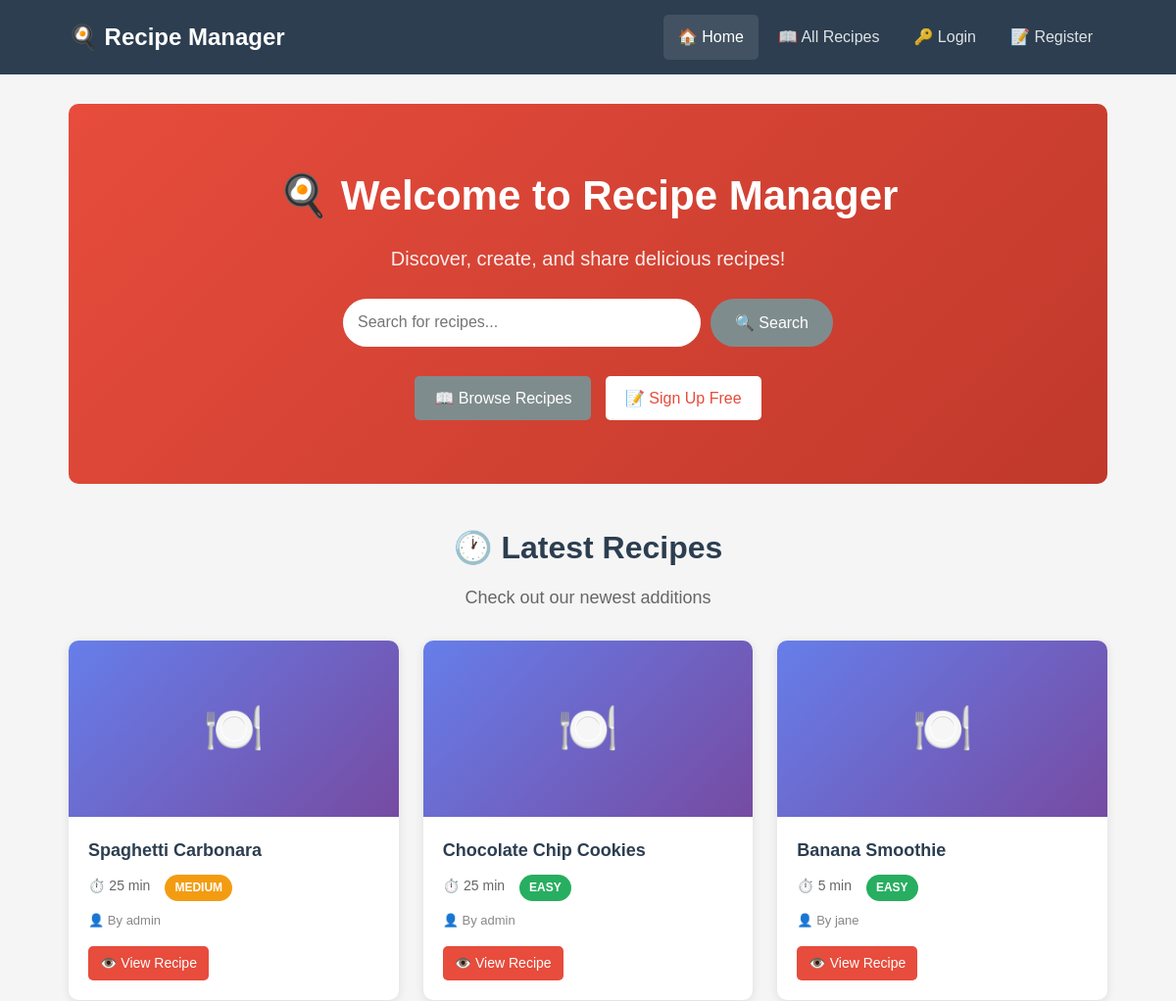
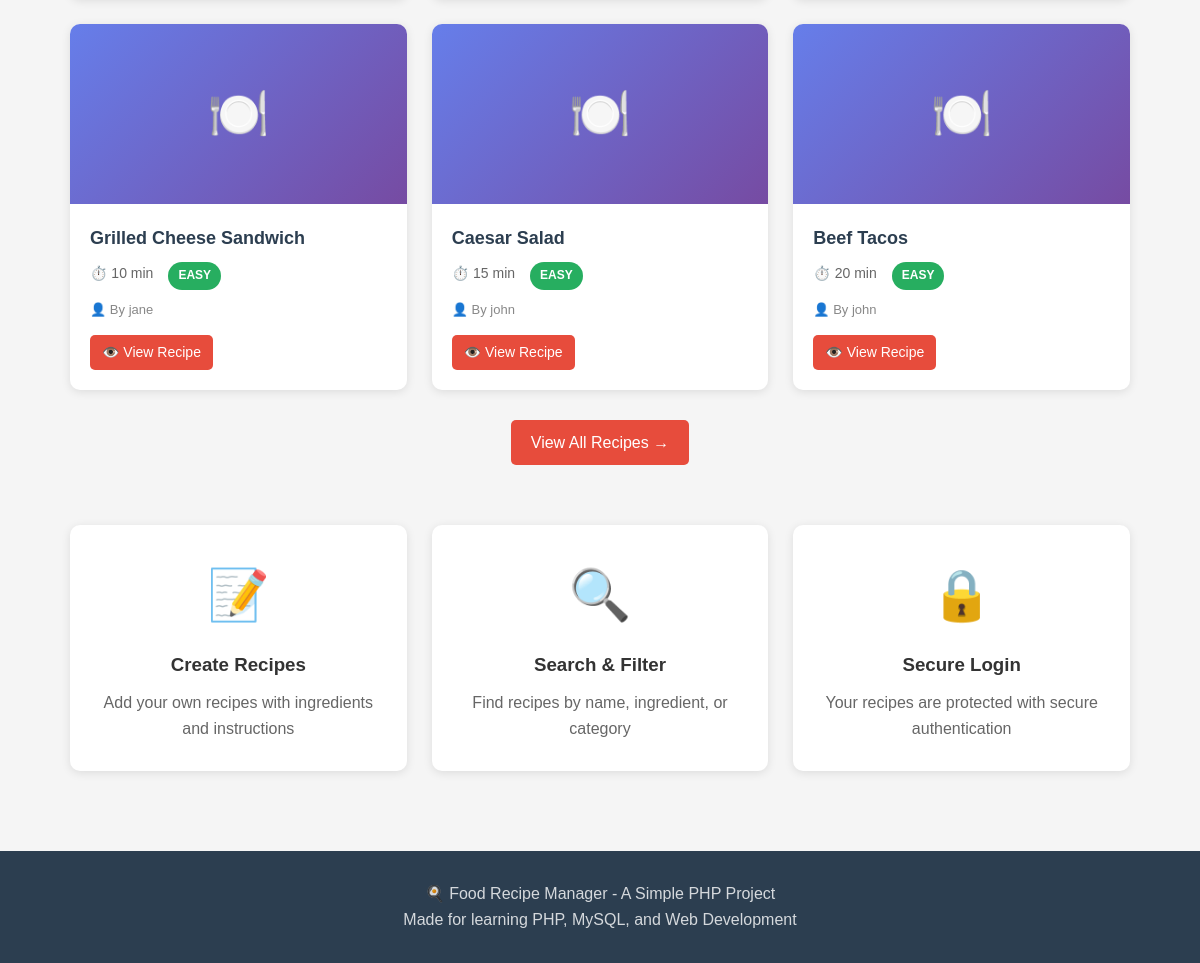
The page /public/index.php on the database its author committed (2 pictures, top to bottom).
### tables this page shows
CREATE TABLE IF NOT EXISTS recipes (
    id INT AUTO_INCREMENT PRIMARY KEY,
    user_id INT NOT NULL,
    recipe_name VARCHAR(200) NOT NULL,
    description TEXT,
    ingredients TEXT NOT NULL,
    instructions TEXT NOT NULL,
    category VARCHAR(50) DEFAULT 'Other',
    cooking_time INT DEFAULT 30,
    servings INT DEFAULT 4,
    difficulty VARCHAR(20) DEFAULT 'Medium',
    image VARCHAR(255) DEFAULT NULL,
    created_at TIMESTAMP DEFAULT CURRENT_TIMESTAMP,
    FOREIGN KEY (user_id) REFERENCES users(id) ON DELETE CASCADE
);

CREATE TABLE IF NOT EXISTS users (
    id INT AUTO_INCREMENT PRIMARY KEY,
    username VARCHAR(50) NOT NULL UNIQUE,
    email VARCHAR(100) NOT NULL UNIQUE,
    password VARCHAR(255) NOT NULL,
    created_at TIMESTAMP DEFAULT CURRENT_TIMESTAMP
);

### includes/functions.php (called while the page is built, shortened)
<?php
global $conn;
function safe($string)
{
    return htmlspecialchars($string, ENT_QUOTES, 'UTF-8');
}
function isLoggedIn()
{
    return isset($_SESSION['user_id']);
}
function getAllRecipes()
{
    global $conn;
    $sql = "SELECT recipes.*, users.username
            FROM recipes
            JOIN users ON recipes.user_id = users.id
            ORDER BY recipes.created_at DESC";
    $result = mysqli_query($conn, $sql);
    $recipes = array();
    while ($row = mysqli_fetch_assoc($result)) {
        $recipes[] = $row;
    }
    return $recipes;
}
function formatTime($minutes)
{
    if ($minutes < 60) {
        return $minutes . ' min';
    }
    $hours = floor($minutes / 60);
    $mins = $minutes % 60;
    return $hours . 'h ' . ($mins > 0 ? $mins . 'min' : '');
}
function getDifficultyColor($difficulty)
{
    switch ($difficulty) {
        case 'Easy':
            return 'success';
        case 'Medium':
            return 'warning';
    }
}
?>

### public/index.php (the view)
<?php
include '../includes/header.php';
$recipes = getAllRecipes();
$latestRecipes = array_slice($recipes, 0, 6);
?>
<div class="hero">
    <h1>🍳 Welcome to Recipe Manager</h1>
    <p>Discover, create, and share delicious recipes!</p>
    <form action="recipes.php" method="GET" class="hero-search">
        <input type="text" name="search" placeholder="Search for recipes...">
        <button type="submit" class="btn btn-secondary" style="border-radius: 25px; padding: 15px 25px;">
            🔍 Search
        </button>
    </form>
    <div class="hero-buttons">
        <a href="recipes.php" class="btn btn-secondary">📖 Browse Recipes</a>
        <?php if (!isLoggedIn()): ?>
            <a href="register.php" class="btn" style="background: white; color: #e74c3c;">📝 Sign Up Free</a>
        <?php else: ?>
            <a href="add_recipe.php" class="btn" style="background: white; color: #e74c3c;">➕ Add Recipe</a>
        <?php endif; ?>
    </div>
</div>
<div class="page-title">
    <h1>🕐 Latest Recipes</h1>
    <p>Check out our newest additions</p>
</div>
<?php if (empty($latestRecipes)): ?>
    <div class="empty-state">
        <div class="icon">📖</div>
        <h3>No Recipes Yet</h3>
        <p>Be the first to add a recipe!</p>
        <?php if (isLoggedIn()): ?>
            <a href="add_recipe.php" class="btn btn-primary">➕ Add Recipe</a>
        <?php else: ?>
            <a href="register.php" class="btn btn-primary">📝 Sign Up to Add Recipes</a>
        <?php endif; ?>
    </div>
<?php else: ?>
    <div class="recipe-grid">
        <?php foreach ($latestRecipes as $recipe): ?>
            <div class="card">
                <div class="card-image">
                    <?php if ($recipe['image']): ?>
                        <img src="../uploads/<?php echo safe($recipe['image']); ?>" alt="Recipe Image">
                    <?php else: ?>
                        🍽️
                    <?php endif; ?>
                </div>
                <div class="card-body">
                    <h3 class="card-title">
                        <a href="view_recipe.php?id=<?php echo $recipe['id']; ?>">
                            <?php echo safe($recipe['recipe_name']); ?>
                        </a>
                    </h3>
                    <div class="recipe-meta">
                        <span>⏱️ <?php echo formatTime($recipe['cooking_time']); ?></span>
                        <span class="badge badge-<?php echo getDifficultyColor($recipe['difficulty']); ?>">
                            <?php echo safe($recipe['difficulty']); ?>
                        </span>
                    </div>
                    <div class="recipe-author">
                        👤 By <?php echo safe($recipe['username']); ?>
                    </div>
                    <div class="recipe-actions">
                        <a href="view_recipe.php?id=<?php echo $recipe['id']; ?>" class="btn btn-primary btn-small">
                            👁️ View Recipe
                        </a>
                    </div>
                </div>
            </div>
        <?php endforeach; ?>
    </div>
    <div style="text-align: center; margin-top: 30px;">
        <a href="recipes.php" class="btn btn-primary">View All Recipes →</a>
    </div>
<?php endif; ?>
<div class="features-grid">
    <div class="card feature-card">
        <div class="icon">📝</div>
        <h3>Create Recipes</h3>
        <p>Add your own recipes with ingredients and instructions</p>
    </div>
    <div class="card feature-card">
        <div class="icon">🔍</div>
        <h3>Search & Filter</h3>
        <p>Find recipes by name, ingredient, or category</p>
    </div>
    <div class="card feature-card">
        <div class="icon">🔒</div>
        <h3>Secure Login</h3>
        <p>Your recipes are protected with secure authentication</p>
    </div>
</div>
<?php include '../includes/footer.php'; ?>

### assets/css/style.css (style rules this page uses)
* { margin: 0; padding: 0; box-sizing: border-box; }
body { font-family: Arial, sans-serif; background-color: #f5f5f5; color: #333; line-height: 1.6; }
a { text-decoration: none; color: inherit; }
.btn { display: inline-block; padding: 10px 20px; border: none; border-radius: 5px; cursor: pointer; font-size: 16px; transition: transform 0.2s, opacity 0.2s; }
.btn-primary { background-color: #e74c3c; color: white; }
.btn-secondary { background-color: #7f8c8d; color: white; }
.btn-small { padding: 6px 12px; font-size: 14px; }
.card { background: white; border-radius: 10px; box-shadow: 0 2px 10px rgba(0, 0, 0, 0.1); overflow: hidden; transition: transform 0.3s, box-shadow 0.3s; }
.card-image { height: 180px; background: linear-gradient(135deg, #667eea 0%, #764ba2 100%); display: flex; align-items: center; justify-content: center; color: white; font-size: 50px; }
.card-body { padding: 20px; }
.card-title { font-size: 18px; font-weight: bold; margin-bottom: 10px; color: #2c3e50; }
.badge { display: inline-block; padding: 4px 10px; font-size: 12px; font-weight: bold; border-radius: 20px; text-transform: uppercase; }
.badge-success { background-color: #27ae60; color: white; }
.badge-warning { background-color: #f39c12; color: white; }
.recipe-grid { display: grid; grid-template-columns: repeat(auto-fill, minmax(300px, 1fr)); gap: 25px; }
.recipe-meta { display: flex; gap: 15px; margin: 10px 0; font-size: 14px; color: #666; }
.recipe-author { font-size: 13px; color: #888; margin-bottom: 15px; }
.recipe-actions { display: flex; gap: 10px; }
.page-title { text-align: center; margin-bottom: 30px; }
.page-title h1 { font-size: 32px; color: #2c3e50; margin-bottom: 10px; }
.page-title p { color: #666; font-size: 18px; }
.hero { background: linear-gradient(135deg, #e74c3c, #c0392b); color: white; padding: 60px 20px; text-align: center; border-radius: 10px; margin-bottom: 40px; }
.hero h1 { font-size: 42px; margin-bottom: 15px; }
.hero p { font-size: 20px; opacity: 0.9; margin-bottom: 25px; }
.hero-search { max-width: 500px; margin: 0 auto; display: flex; gap: 10px; }
.hero-search input { flex: 1; padding: 15px; border: none; border-radius: 25px; font-size: 16px; }
.hero-buttons { margin-top: 25px; }
.hero-buttons .btn { margin: 5px; }
.features-grid { display: grid; grid-template-columns: repeat(auto-fit, minmax(250px, 1fr)); gap: 25px; margin-top: 60px; }
.feature-card { text-align: center; padding: 30px; }
.feature-card .icon { font-size: 50px; margin-bottom: 15px; }
.feature-card h3 { margin-bottom: 10px; }
.feature-card p { color: #666; }

### rows shown on the page
recipes: recipe_name "Spaghetti Carbonara", cooking_time "25 min", difficulty "MEDIUM", user.username "admin"
recipes: recipe_name "Chocolate Chip Cookies", cooking_time "25 min", difficulty "EASY", user.username "admin"
recipes: recipe_name "Banana Smoothie", cooking_time "5 min", difficulty "EASY", user.username "jane"
recipes: recipe_name "Grilled Cheese Sandwich", cooking_time "10 min", difficulty "EASY", user.username "jane"
recipes: recipe_name "Caesar Salad", cooking_time "15 min", difficulty "EASY", user.username "john"
recipes: recipe_name "Beef Tacos", cooking_time "20 min", difficulty "EASY", user.username "john"
